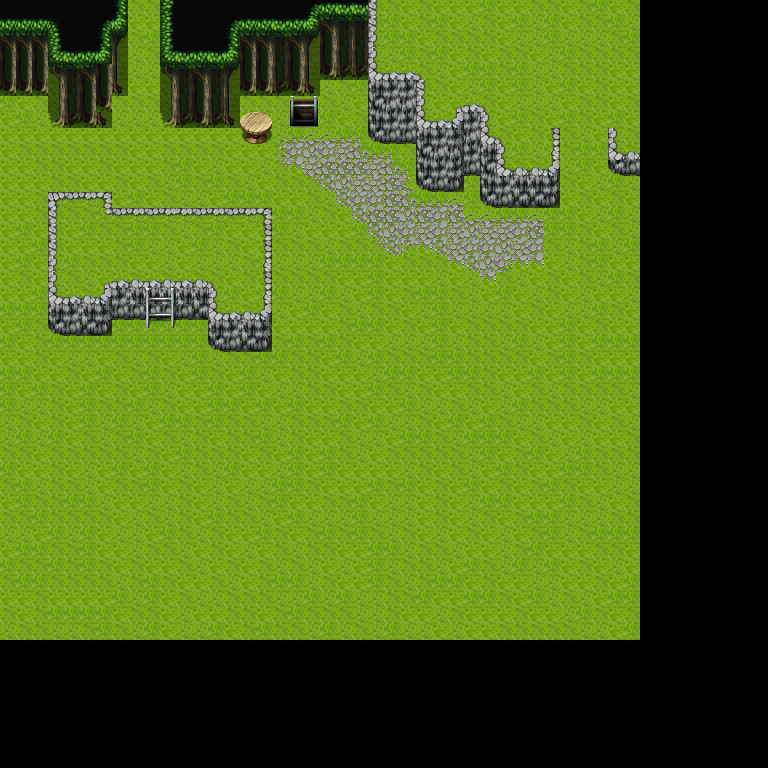

A level layout from a 2D game, rendered from its tile map. Below: a short description, then the map file with tile-grid data replaced by summaries:
An orthogonal 48x48 tile map with 16x16 px tiles, 2 tile layers (ground, objects), 4 tilesets and 11 objects (2x spawn).

<map version="1.2" tiledversion="1.2.1" orientation="orthogonal" renderorder="right-down" width="48" height="48" tilewidth="16" tileheight="16" infinite="0" nextlayerid="12" nextobjectid="20">
 <properties>
  <property name="safezone" type="bool" value="false" />
 </properties>
 <tileset firstgid="1" source="tilesets/tilea4.tsx" />
 <tileset firstgid="961" source="tilesets/tilee_.tsx" />
 <tileset firstgid="1985" source="tilesets/tilea1_.tsx" />
 <tileset firstgid="2753" source="tilesets/tilea2.tsx" />
 <objectgroup color="#ff0000" id="2" name="objects" opacity="0.99">
  <object id="9" x="241.5" y="113.5" width="30.5" height="29.5" />
  <object id="10" x="288.5" y="94" width="31" height="33.5" />
  <object id="11" x="161" y="0" width="78.5" height="127">
   <properties>
    <property name="collidable" type="bool" value="true" />
   </properties>
  </object>
  <object id="12" x="49.5" y="95" width="63" height="32.5">
   <properties>
    <property name="collidable" type="bool" value="true" />
   </properties>
  </object>
  <object id="13" x="1" y="0.75" width="127.5" height="95">
   <properties>
    <property name="collidable" type="bool" value="true" />
   </properties>
  </object>
  <object id="14" x="240.75" y="0" width="78.5" height="95">
   <properties>
    <property name="collidable" type="bool" value="true" />
   </properties>
  </object>
  <object id="15" x="112.667" y="257">
   <properties>
    <property name="collidable" type="bool" value="true" />
   </properties>
   <polygon points="0,-49.6667 160,-49.3333 160,96 96,96 95.6667,65 64.6667,64 65,25.6667 95.3333,26.3333 101.333,33.3333 101.667,56 151.333,55.6667 152.333,-43 -7.33333,-43 -7.33333,-58.3333 -56.6667,-58.3333 -56.3333,41 -9.33333,41 -8.66667,27 -6,25 30.6667,25 31.3333,64 0.333333,64.3333 0,79.6667 -64,79.6667 -63.6667,-65.3333 -0.333333,-65.6667" />
  </object>
  <object id="16" name="player" type="spawn" x="227.333" y="396.833" />
  <object id="17" name="enemy" type="spawn" x="384.167" y="240.5" width="79" height="79">
   <properties>
    <property name="behaviour" value="Aggressive" />
    <property name="count" value="3" />
    <property name="unit" value="spider" />
   </properties>
  </object>
  <object id="18" x="319" y="80">
   <properties>
    <property name="collidable" type="bool" value="true" />
   </properties>
   <polygon points="0,0 49,-1 49.5,56.5 58.5,64.5 97,65 97,104 104.5,112.5 161,112.5 161.5,121.5 170.5,128 240.5,128.5 241,48.5 232,49 232,87 185.5,87 185,63.5 177,56.5 169,54 169.5,31.5 161,24.5 145.5,25 137,31.5 137,38.5 106.5,38.5 106.5,0 97,-7.5 57.5,-9 57,-79.5 0.5,-79.5" />
  </object>
  <object id="19" x="608.5" y="129">
   <properties>
    <property name="collidable" type="bool" value="true" />
   </properties>
   <polygon points="0,0 -0.25,38.25 7.75,47 31.25,47.25 31.5,22.5 8,22.75 8.25,-1" />
  </object>
 </objectgroup>
 <layer id="10" name="ground" width="48" height="48">
  <data>[2304 cells, 1600 non-empty, 104 distinct tile ids]</data>
 </layer>
 <layer id="11" name="objects" width="48" height="48">
  <data>[2304 cells, 14 non-empty, 14 distinct tile ids]</data>
 </layer>
</map>
